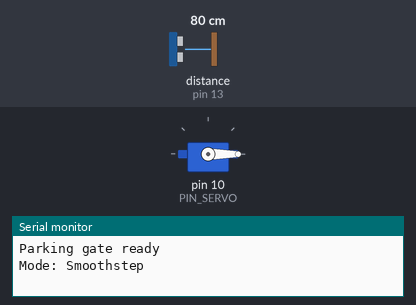
Recording of a sketch running on a simulated Arduino Uno, built with avr-gcc and run on an emulated ATmega328P. Shown: servo, the last lines printed to the serial monitor. Wiring (inferred from the names in the program): ultrasonic range finder: trigger pin 12; echo pin 13. The inputs (shaded band) are chosen by the test bench; at power-on: distance to the obstacle (sensor on pin 13) 80 cm. The echo pulse lasts 58.3 µs per cm.

Above: at 1.2 s.
1.3 s: distance to the obstacle (sensor on pin 13) set to 23 cm
2.8 s: distance to the obstacle (sensor on pin 13) set to 19 cm
At 4.18 s:
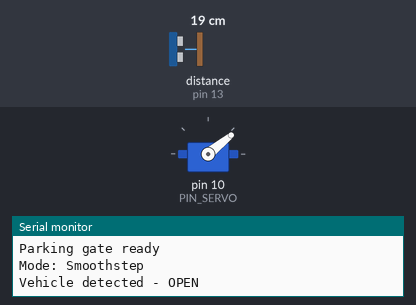
At 4.57 s:
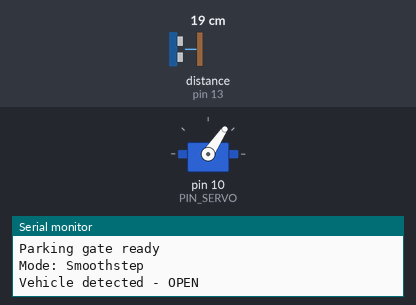
5.8 s: distance to the obstacle (sensor on pin 13) set to 120 cm
At 5.92 s:
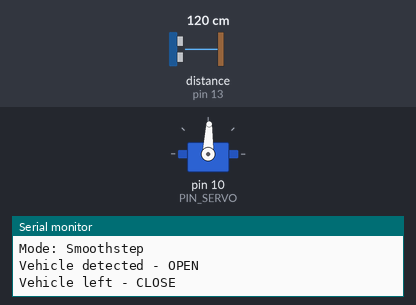
Timing chart, 0 to 10.1 s (numbered marks = the images above; inputs shaded):
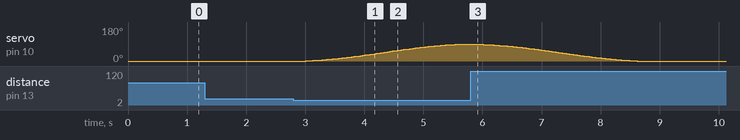

Measured:
- the behaviour switches between 21 and 20 cm on distance to the obstacle (sensor on pin 13) (found by bisection; images 0 and 1)
- after the input at 1.3 s, every drawn part: stays the same
- after the input at 2.8 s, servo on pin 10 (PIN_SERVO): moves from 0° to 89° over 2.6 s, starting after 0.21 s

The sketch:

parking_gate.ino
```cpp
#include <Servo.h>
#include <math.h>

// Arduino pin assignment
#define PIN_SERVO 10
#define PIN_TRIG 12
#define PIN_ECHO 13

// Configurable parameters
#define DIST_THRESHOLD 200
#define MOVING_TIME 3000
#define INTERVAL 20

#define CLOSED_ANGLE 0
#define OPEN_ANGLE 90

#define SIGMOID_K 10.0

// 1: Sigmoid, 2: Smoothstep
#define CONTROL_MODE 2

Servo myServo;

int currentAngle = CLOSED_ANGLE;
int startAngle = CLOSED_ANGLE;
int targetAngle = CLOSED_ANGLE;

unsigned long moveStartTime = 0;
unsigned long lastUpdateTime = 0;

// Sigmoid 함수
float sigmoid(float x) {
  return 1.0 / (1.0 + exp(-SIGMOID_K * (x - 0.5)));
}

// 정규화된 Sigmoid
float normalizedSigmoid(float x) {
  float minValue = sigmoid(0.0);
  float maxValue = sigmoid(1.0);

  return (sigmoid(x) - minValue) /
         (maxValue - minValue);
}

// NEW: Smoothstep 함수
float smoothstep(float x) {
  return x * x * (3.0 - 2.0 * x);
}

// NEW: 제어 함수 선택
float getEasedProgress(float t) {
  t = constrain(t, 0.0, 1.0);

#if CONTROL_MODE == 1
  return normalizedSigmoid(t);
#elif CONTROL_MODE == 2
  return smoothstep(t);
#else
  return t;
#endif
}

// 초음파센서 거리 측정
float getDistance() {
  digitalWrite(PIN_TRIG, LOW);
  delayMicroseconds(2);

  digitalWrite(PIN_TRIG, HIGH);
  delayMicroseconds(10);
  digitalWrite(PIN_TRIG, LOW);

  unsigned long duration =
      pulseIn(PIN_ECHO, HIGH, 12000);

  if (duration == 0) {
    return -1;
  }

  return duration * 0.173;
}

void setup() {
  Serial.begin(9600);

  pinMode(PIN_TRIG, OUTPUT);
  pinMode(PIN_ECHO, INPUT);

  myServo.attach(PIN_SERVO);
  myServo.write(CLOSED_ANGLE);

  Serial.println("Parking gate ready");

#if CONTROL_MODE == 1
  Serial.println("Mode: Sigmoid");
#elif CONTROL_MODE == 2
  Serial.println("Mode: Smoothstep");
#endif
}

void loop() {
  // 1. 차량 감지
  float distance = getDistance();

  if (distance >= 0) {
    int newTarget;

    if (distance < DIST_THRESHOLD) {
      newTarget = OPEN_ANGLE;
    } else {
      newTarget = CLOSED_ANGLE;
    }

    // 목표 각도가 변경되면 이동 시작
    if (newTarget != targetAngle) {
      startAngle = currentAngle;
      targetAngle = newTarget;
      moveStartTime = millis();

      if (targetAngle == OPEN_ANGLE) {
        Serial.println("Vehicle detected - OPEN");
      } else {
        Serial.println("Vehicle left - CLOSE");
      }
    }
  }

  // 2. 서보모터 제어
  unsigned long now = millis();

  if (now - lastUpdateTime >= INTERVAL) {
    lastUpdateTime = now;

    unsigned long progress = now - moveStartTime;

    if (progress >= MOVING_TIME) {
      currentAngle = targetAngle;
    } else {
      float t = (float)progress / MOVING_TIME;

      // 선택한 함수로 보간
      float eased = getEasedProgress(t);

      currentAngle = startAngle +
          (targetAngle - startAngle) * eased;
    }

    myServo.write(currentAngle);
  }
}
```
